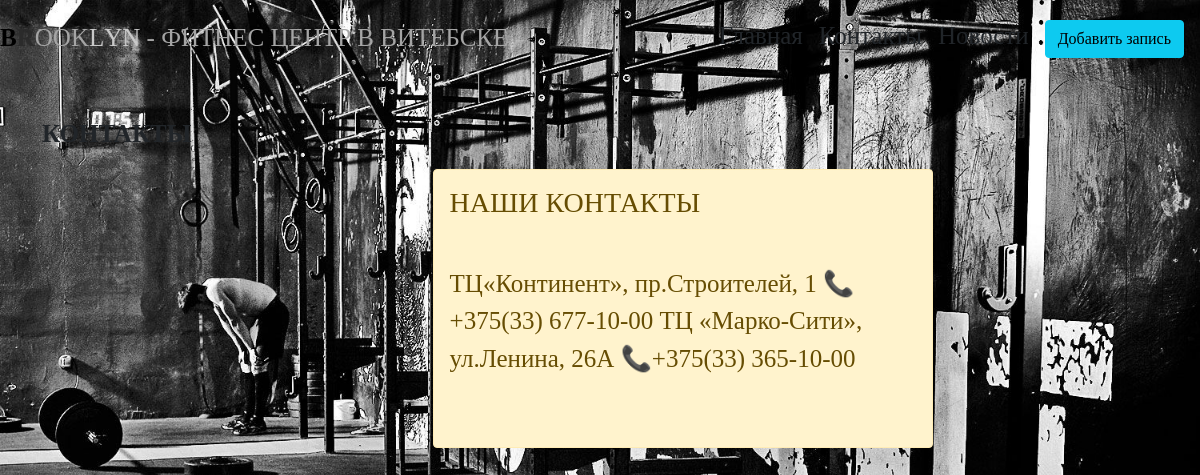
The page /about/ on the database its author committed.
### site1/models.py (models this page shows, shortened)
class Molel5(models.Model):
    pole1 = models.CharField("Наши контакты",max_length=45)
    pole2 = models.TextField("Наши контакты")
    class Meta:
        verbose_name = "Модель"
        verbose_name_plural = "Модели"

### site1/views.py (the view)
# urls.py: path('about/',views.about, name='about'),
def about(request):
    molels = Molel5.objects.all()
    return render(request,"site1/about.html", {"molels": molels})

### templates/site1/about.html (shortened to what this page needs)
{% extends 'site1/base1.html'%}
{%block content%}
<h1><b>КОНТАКТЫ</b></h1>
{%for el in molels %}
<div class="alert alert-warning mt-3">
    <h3>{{el.pole1}}</h3><br>
    <p>{{el.pole2}}</p><br>
</div>
{%endfor%}
{%endblock %}

### templates/site1/base1.html (style rules this page uses)
body { background:url("/static/images/116.jpg") no-repeat; -moz-background-size: 100%; -webkit-background-size: 100%; -o-background-size: 100%; background-size: 100%; margin: 0; font-family: Georgia, serif; font-size: 25px; }
.alert-warning { float:left; clear:both; width:500px; margin:40px 35%; text-align:left }

### rows shown on the page
Molel5: pole1 "НАШИ КОНТАКТЫ", pole2 "ТЦ«Континент», пр.Строителей, 1 📞+375(33) 677-10-00 ТЦ «Марко-Сити», ул.Ленина, 26А 📞+375(33) 365-10-00"
